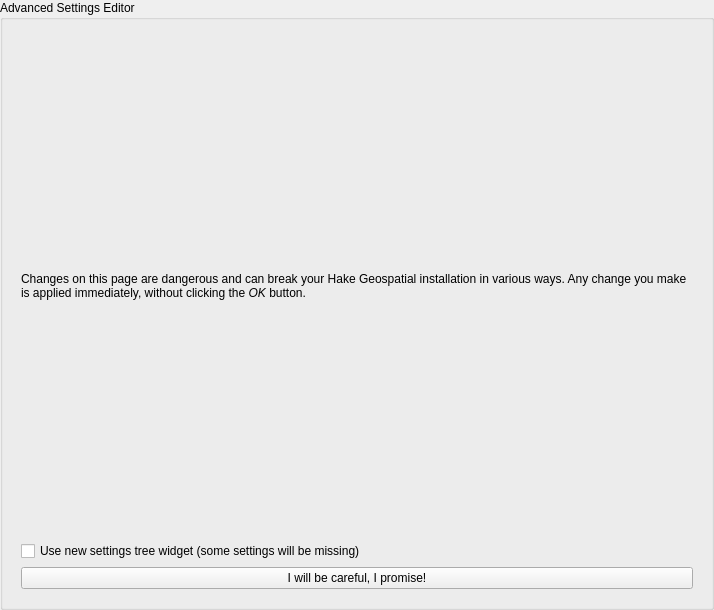
<?xml version="1.0" encoding="UTF-8"?>
<ui version="4.0">
 <class>QgsAdvancedSettingsWidgetBase</class>
 <widget class="QWidget" name="QgsAdvancedSettingsWidgetBase">
  <property name="geometry">
   <rect>
    <x>0</x>
    <y>0</y>
    <width>714</width>
    <height>610</height>
   </rect>
  </property>
  <property name="sizePolicy">
   <sizepolicy hsizetype="MinimumExpanding" vsizetype="MinimumExpanding">
    <horstretch>0</horstretch>
    <verstretch>0</verstretch>
   </sizepolicy>
  </property>
  <layout class="QVBoxLayout" name="verticalLayout_2">
   <property name="leftMargin">
    <number>0</number>
   </property>
   <property name="topMargin">
    <number>0</number>
   </property>
   <property name="rightMargin">
    <number>0</number>
   </property>
   <property name="bottomMargin">
    <number>0</number>
   </property>
   <item>
    <widget class="QGroupBox" name="mGroupBox">
     <property name="sizePolicy">
      <sizepolicy hsizetype="MinimumExpanding" vsizetype="MinimumExpanding">
       <horstretch>0</horstretch>
       <verstretch>0</verstretch>
      </sizepolicy>
     </property>
     <property name="title">
      <string>Advanced Settings Editor</string>
     </property>
     <layout class="QVBoxLayout" name="verticalLayout">
      <item>
       <widget class="QWidget" name="mAdvancedSettingsWarning" native="true">
        <layout class="QVBoxLayout" name="verticalLayout_44">
         <item>
          <widget class="QLabel" name="label_44">
           <property name="text">
            <string>&lt;html&gt;&lt;head/&gt;&lt;body&gt;&lt;p&gt;Changes on this page are dangerous and can break your Hake Geospatial installation in various ways. Any change you make is applied immediately, without clicking the &lt;span style=&quot; font-style:italic;&quot;&gt;OK&lt;/span&gt; button.&lt;/p&gt;&lt;/body&gt;&lt;/html&gt;</string>
           </property>
           <property name="wordWrap">
            <bool>true</bool>
           </property>
          </widget>
         </item>
         <item>
          <widget class="QCheckBox" name="mUseNewSettingsTree">
           <property name="text">
            <string>Use new settings tree widget (some settings will be missing)</string>
           </property>
          </widget>
         </item>
         <item>
          <widget class="QPushButton" name="mAdvancedSettingsEnableButton">
           <property name="text">
            <string>I will be careful, I promise!</string>
           </property>
          </widget>
         </item>
        </layout>
       </widget>
      </item>
     </layout>
    </widget>
   </item>
  </layout>
 </widget>
 <resources/>
 <connections/>
</ui>
